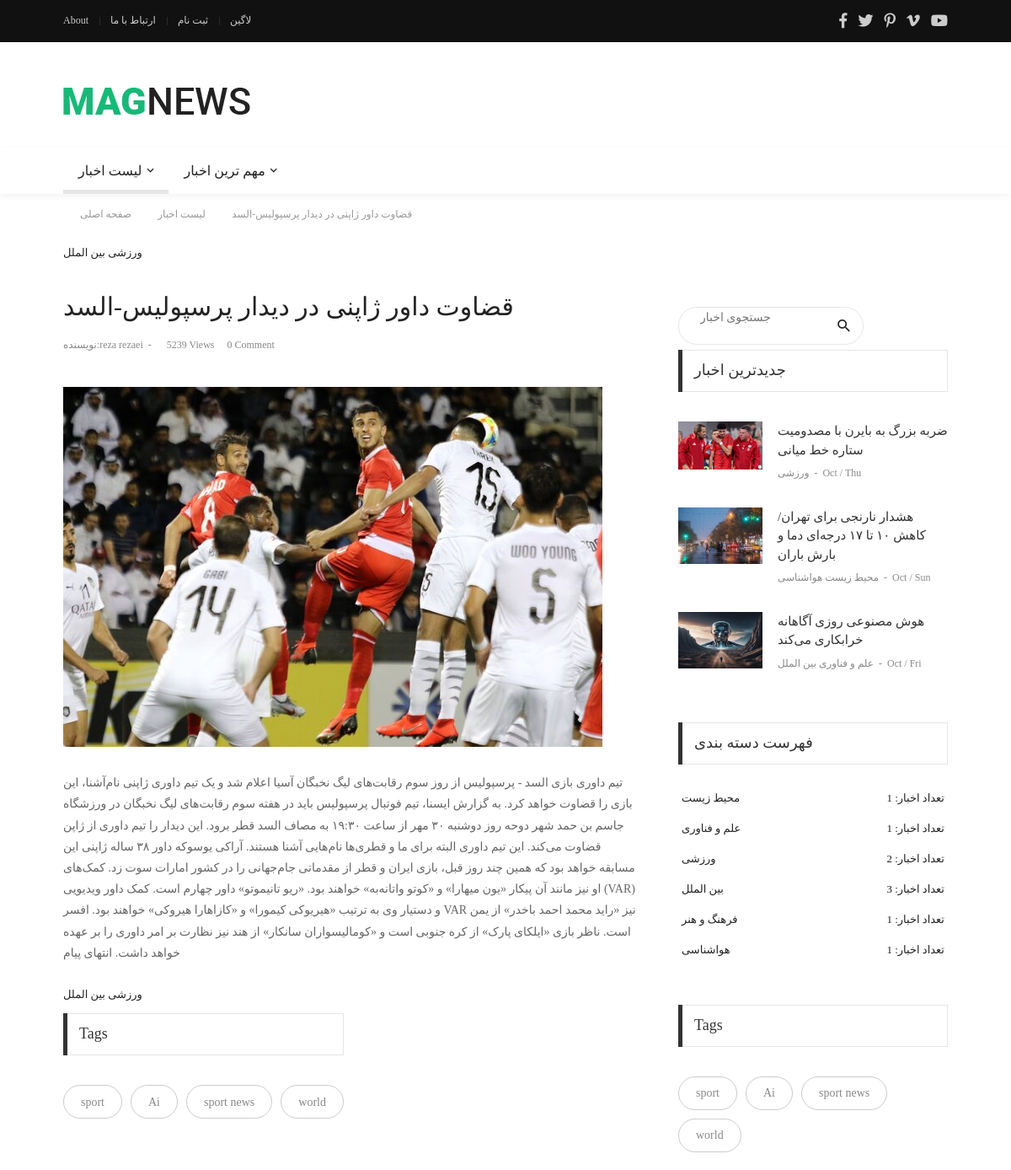
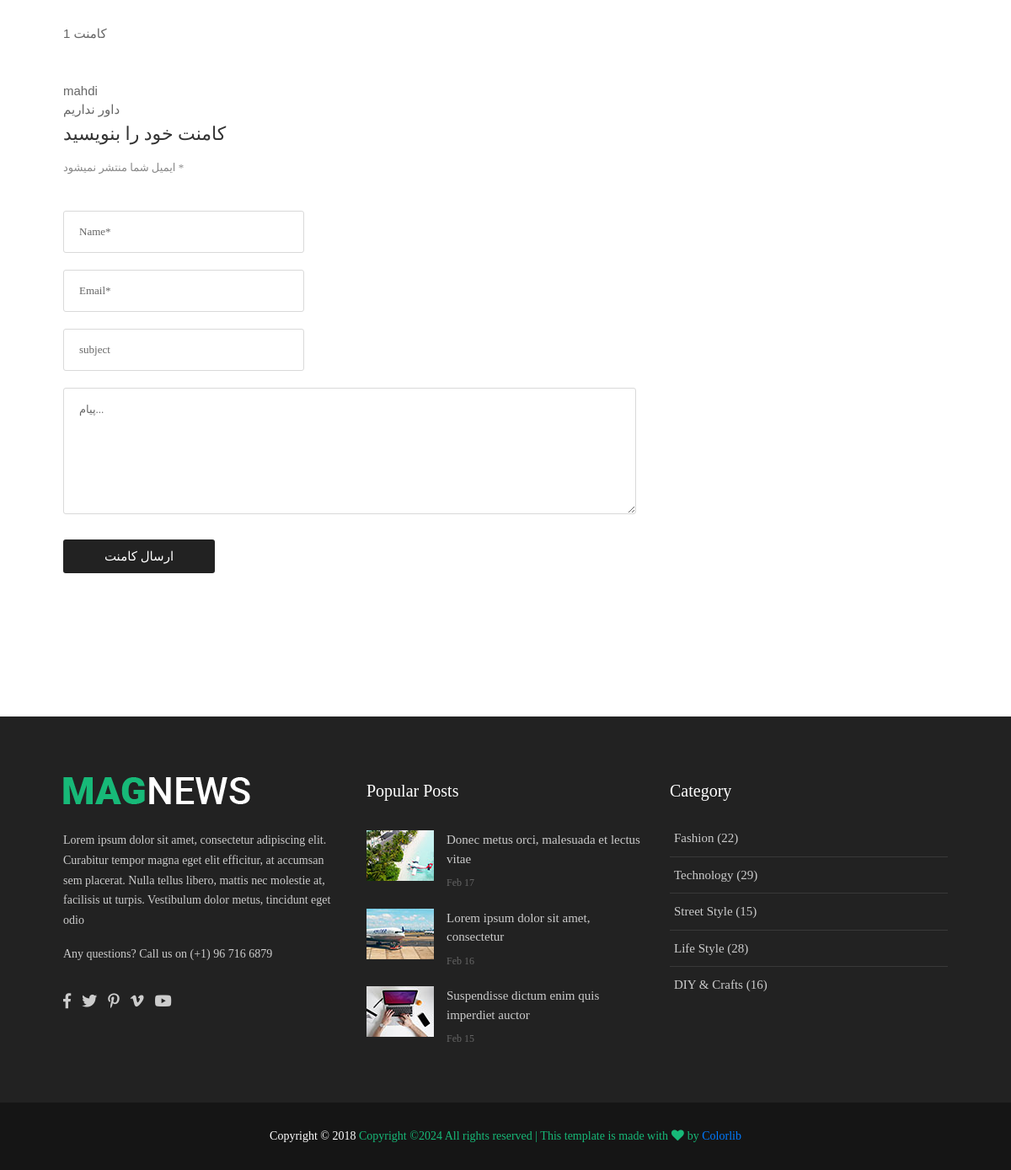
Page /blog/1/ on the committed database (2 pictures, top to bottom).
### blog/models.py (models this page shows, shortened)
class Post(models.Model):
    title=models.CharField(max_length=255)
    description=models.TextField()
    author=models.ForeignKey(User,on_delete=models.CASCADE,null=True)
    active=models.BooleanField(default=False)
    created_time=models.DateTimeField(auto_now_add=True)
    updated_time=models.DateTimeField(auto_now=True)
    image=models.ImageField(upload_to='blog/images/',default='blog/images/rein.jpg')
    category=models.ManyToManyField('Category')
    breif_description=models.CharField(max_length=255,null=True,blank=True)
    tags=TaggableManager()
    class Meta:
        ordering = ['-created_time']

class Category(models.Model):
    title = models.CharField(max_length=255)
    def __str__(self):
        return self.title

class Comment(models.Model):
    post=models.ForeignKey(Post,on_delete=models.CASCADE)
    name=models.CharField(max_length=255)
    email=models.EmailField()
    subject=models.CharField(max_length=255)
    message=models.TextField()
    active=models.BooleanField(default=False)
    created_time=models.DateTimeField(auto_now=True)
    class Meta:
        ordering = ['-created_time']

### blog/views.py (the view)
# urls.py: path('<int:num>/',views.blog_detail,name='post_detail'),
def blog_detail(request,num):
    post=get_object_or_404(Post,id=num,active=1)
    comments=Comment.objects.filter(post=post,active=1)
    if request.method == 'POST':
        form=CommentForm(request.POST)
        if form.is_valid():
            form.save()
            messages.success(request, 'کامنت شما ثبت شد منتظر تایید کامنت خود باشید.')
            return redirect('/')
    form=CommentForm
    context={'post':post,'comments':comments,'forms':form}
    return render(request, 'blog/blog-detail.html',context)

### blog/templatetags/blog_tags.py (called while the page is built)
@register.inclusion_tag('blog/includes/blog-recent.html')
def recent_news():
    posts=Post.objects.filter(active=1).order_by('-created_time')[:3]
    return {'posts': posts}

@register.filter
def jalali_date(value):
    return JalaliDate(value).strftime("%Y/%m/%d")

@register.inclusion_tag('blog/includes/blog-categories.html')
def category():
    categories =Category.objects.all()
    posts=Post.objects.filter(active=1)
    categories_count={}
    for cat in categories:
        categories_count[cat]=posts.filter(category__title=cat).count()
    return{'categories_count': categories_count}

@register.inclusion_tag('blog/includes/blog-tags.html')
def news_tags():
    posts=Post.objects.filter(active=1)
    return {'posts':posts}

### templates/blog/blog-detail.html (shortened to what this page needs)
{% extends "base.html" %}
{% load blog_tags %}
{% load static %}
{% block content %}
	<div class="container">
		<div class="headline bg0 flex-wr-sb-c p-rl-20 p-tb-8">
			<div class="f2-s-1 p-r-30 m-tb-6">
				<a href="/" class="breadcrumb-item f1-s-3 cl9">
					صفحه اصلی
				</a>
				<a href="{% url 'blog:blog'%}" class="breadcrumb-item f1-s-3 cl9">
					لیست اخبار
				</a>
				<span class="breadcrumb-item f1-s-3 cl9">
					{{ post.title}}
				</span>
			</div>
		</div>
	</div>
	<section class="bg0 p-b-140 p-t-10">
		<div class="container">
			<div class="row justify-content-center">
				<div class="col-md-10 col-lg-8 p-b-30">
					<div class="p-r-10 p-r-0-sr991">
						<div class="p-b-70">
							{% for cat in post.category.all %}
							<a href="{% url 'blog:category' cat=cat.title %}" class="f1-s-10 cl2 hov-cl10 trans-03 text-uppercase">
								{{cat.title}}
							</a>
							{% endfor %}
							<h3 class="f1-l-3 cl2 p-b-16 p-t-33 respon2">
								{{ post.title}}
							</h3>
							<div class="flex-wr-s-s p-b-40">
								<span class="f1-s-3 cl8 m-r-15">
									<a href="{% url 'blog:author' author=post.author %}" class="f1-s-4 cl8 hov-cl10 trans-03">
										نویسنده:{{post.author.get_full_name}}
									</a>
									<span class="m-rl-3">-</span>
								</span>
								<span class="f1-s-3 cl8 m-r-15">
									5239 Views
								</span>
								<a href="#" class="f1-s-3 cl8 hov-cl10 trans-03 m-r-15">
									0 Comment
								</a>
							</div>
							<div class="wrap-pic-max-w p-b-30">
								<img src="{{post.image.url}}" alt="IMG">
							</div>
							<p class="f1-s-11 cl6 p-b-25">
								{{post.description}}
							</p>
							{% for cat in post.category.all %}
							<a href="{% url 'blog:category' cat=cat.title %}" class="f1-s-10 cl2 hov-cl10 trans-03 text-uppercase">
								{{cat.title}}
							</a>
							{% endfor %}
							<div class="flex-s-s p-t-12 p-b-15">
								{% news_tags %}
							</div>
						</div>
						<div class="content">
							<div class="sidebar-heading">
								<h2>{{comments|length}} کامنت</h2>
							  </div>
							<br>
							<ul>
							  {% for comment in comments %}
							  <li>
								<div class="author-thumb">
								</div>
								<div class="right-content">
								  <h4>{{comment.name}}</h4>
								  <p>{{comment.message}}</p>
								</div>
							  </li>
							  {% endfor %}
							</ul>
						  </div>
						<div>
							<h4 class="f1-l-4 cl3 p-b-12">
								کامنت خود را بنویسید
							</h4>
							<p class="f1-s-13 cl8 p-b-40">
								ایمیل شما منتشر نمیشود *
							</p>
							<form id="comment" action="{% url 'blog:post_detail' num=post.id %}" method="post">
								<input class="bo-1-rad-3 bocl13 size-a-16 f1-s-13 cl5 plh6 p-rl-18 m-b-20" type="text" name="نام" placeholder="Name*">
								<input class="bo-1-rad-3 bocl13 size-a-16 f1-s-13 cl5 plh6 p-rl-18 m-b-20" type="email" name="ایمیل" placeholder="Email*">
								<input class="bo-1-rad-3 bocl13 size-a-16 f1-s-13 cl5 plh6 p-rl-18 m-b-20" type="text" name="موضوع" placeholder="subject">
								<textarea class="bo-1-rad-3 bocl13 size-a-15 f1-s-13 cl5 plh6 p-rl-18 p-tb-14 m-b-20" type="text" name="message" placeholder="پیام..."></textarea>
								<button type='submit' class="size-a-17 bg2 borad-3 f1-s-12 cl0 hov-btn1 trans-03 p-rl-15 m-t-10">
									ارسال کامنت
								</button>
							</form>
						</div>
					</div>
				</div>
				<div class="col-md-10 col-lg-4 p-b-30">
					<div class="p-l-10 p-rl-0-sr991 p-t-70">
						{% include 'blog/includes/blog-search.html' %}
						{% recent_news %}
						{% category %}
						{% news_tags %}
					</div>
				</div>
			</div>
		</div>
	</section>
	{% endblock content%}

### templates/blog/includes/blog-tags.html
<div>
    <div class="how2 how2-cl4 flex-s-c m-b-30">
      <h3 class="f1-m-2 cl3 tab01-title">Tags</h3>
    </div>
    <div class="flex-wr-s-s m-rl--5">
    {% for post in posts %}
      {%for tag in post.tags.all %}
      <a href="#" class="flex-c-c size-h-2 bo-1-rad-20 bocl12 f1-s-1 cl8 hov-btn2 trans-03 p-rl-20 p-tb-5 m-all-5">
        {{tag.name}}
      </a>
      {%  endfor %}
    {% endfor %}
    </div>
  </div>

### templates/blog/includes/blog-recent.html (shortened to what this page needs)
  <div class="p-b-30">
    <div class="how2 how2-cl4 flex-s-c">
      <h3 class="f1-m-2 cl3 tab01-title">جدیدترین اخبار</h3>
    </div>
    <ul class="p-t-35">
      {% for post in posts%}
      <li class="flex-wr-sb-s p-b-30">
        <a href="#" class="size-w-10 wrap-pic-w hov1 trans-03">
          <img src="{{post.image.url}}" alt="IMG">
        </a>
        <div class="size-w-11">
          <h6 class="p-b-4">
            <a href="{% url 'blog:post_detail' num=post.id %}" class="f1-s-5 cl3 hov-cl10 trans-03">
             {{post.title}}
            </a>
          </h6>
          <span class="cl8 txt-center p-b-24">
            {% for cat in post.category.all %}
            <a href="{% url 'blog:category' cat=cat.title %}" class="f1-s-6 cl8 hov-cl10 trans-03">
              {{cat.title}}
            </a>
            {% endfor %}
            <span class="f1-s-3 m-rl-3">
              -
            </span>
            <span class="f1-s-3">
              {{post.updated_time | date:" M / D"}}
            </span>
          </span>
        </div>
      </li>
      {%endfor%}
    </ul>
  </div>

### templates/blog/includes/blog-categories.html (shortened to what this page needs)
  <div class="p-b-37">
    <div class="how2 how2-cl4 flex-s-c">
      <h3 class="f1-m-2 cl3 tab01-title">
        فهرست دسته بندی
      </h3>
    </div>
    <ul class="p-t-32">
    {% for cat,num in categories_count.items %}
      <li class="p-rl-4 p-b-19">
        <a href="{% url 'blog:category' cat=cat.title %}" class="flex-wr-sb-c f1-s-10 text-uppercase cl2 hov-cl10 trans-03">
          <span>
         {{cat}}
          </span>
          <span>
            تعداد اخبار:
            {{num}}
          </span>
        </a>
      </li>
    {% endfor %}
    </ul>
  </div>

### staticfiles/css/main.css (style rules this page uses)
.container { max-width: 1080px; }
.tab01-title { padding-right: 25px; }
body { padding-right: 0px !important; }
.breadcrumb-item { display: -webkit-box; display: -webkit-flex; display: -moz-box; display: -ms-flexbox; display: flex; }
.breadcrumb-item+.breadcrumb-item::before { height: 100%; content: "\f105"; font-family: FontAwesome; font-size: 12px; padding-right: 10px; padding-left: 12px; color: #999; }
.bocl12 { border-color: #ccc; }
.bocl13 { border-color: #d9d9d9; }
.cl0 { color: #fff; }
.cl2 { color: #222; }
.cl3 { color: #333; }
.cl5 { color: #555; }
.cl6 { color: #666; }
.cl8 { color: #888; }
.cl9 { color: #999; }
.f1-s-1 { font-family: Roboto-Regular; font-size: 14px; line-height: 1.7; }
.f1-s-3 { font-family: Roboto-Regular; font-size: 12px; line-height: 1.7; }
.f1-s-4 { font-family: Roboto-Bold; font-size: 12px; line-height: 1.7; }
.f1-s-5 { font-family: Roboto-Medium; font-size: 15px; line-height: 1.333333; }
.f1-s-6 { font-family: Roboto-Medium; font-size: 12px; line-height: 1.7; }
.f1-s-10 { font-family: Roboto-Bold; font-size: 13px; line-height: 1.3; }
.f1-s-11 { font-family: Roboto-Regular; font-size: 14px; line-height: 1.8; }
.f1-s-12 { font-family: Roboto-Regular; font-size: 15px; line-height: 1.8; }
.f1-s-13 { font-family: Roboto-Regular; font-size: 13px; line-height: 1.7; }
.f2-s-1 { font-family: Lato-Regular; font-size: 14px; line-height: 1.7; }
.f1-m-2 { font-family: Roboto-Medium; font-size: 18px; line-height: 1.333333; }
.f1-l-3 { font-family: Roboto-Medium; font-size: 30px; line-height: 1.3; }
.f1-l-4 { font-family: Roboto-Bold; font-size: 22px; line-height: 1.545454; }
.size-a-15 { width: 100%; min-height: 150px; }
.size-a-16 { width: 100%; max-width: 286px; height: 50px; }
.size-a-17 { max-width: 100%; min-width: 180px; height: 40px; }
.size-w-10 { width: 100px; }
.size-w-11 { width: calc(100% - 118px); }
.size-h-2 { min-height: 40px; }
.bg0 { background-color: #fff; }
.bg2 { background-color: #222; }
.how2 { height: 50px; border: 1px solid #e6e6e6; padding: 0 18px; position: relative; }
.how2::before { content: ""; display: block; position: absolute; width: 5px; height: calc(100% + 2px); top: -1px; left: -1px; }
.how2-cl4::before { background-color: #333; }
.wrap-pic-s, .wrap-pic-max-s, .wrap-pic-w, .wrap-pic-max-w, .wrap-pic-h, .wrap-pic-max-h { display: block; }
.wrap-pic-w > img { width: 100%; }
.wrap-pic-max-w > img { max-width: 100%; }

### rows in the picture
Post: title "قضاوت داور ژاپنی در دیدار پرسپولیس-السد", author.get_full_name "reza rezaei", image (picture), description "تیم داوری بازی السد - پرسپولیس از روز سوم رقابت‌های لیگ نخبگان آسیا اعلام شد و یک تیم داوری ژاپنی نام‌آشنا، این بازی را قضاوت خواهد کرد. به گزارش ایسنا، تیم فوتبال پرسپولیس باید در هفته سوم رقابت‌های لیگ نخبگان در ورزشگاه جاسم بن حمد شهر دوحه روز دوشنبه ۳۰ مهر از ساعت ۱۹:۳۰ به مصاف السد قطر برود. این دیدار را تیم داوری از ژاپن قضاوت می‌کند. این تیم داوری البته برای ما و قطری‌ها نام‌هایی آشنا هستند. آراکی یوسوکه داور ۳۸ ساله ژاپنی این مسابقه خواهد بود که همین چند روز قبل، بازی ایران و قطر از مقدماتی جام‌جهانی را در کشور امارات سوت زد. کمک‌های او نیز مانند آن پیکار «یون میهارا» و «کوتو واتانه‌به» خواهند بود. «ریو تانیموتو» داور چهارم است. کمک داور ویدیویی (VAR) و دستیار وی به ترتیب «هیریوکی…"
Category: title "ورزشی", num "2"
Category: title "بین الملل", num "3"
Post: image (picture), title "ضربه بزرگ به بایرن با مصدومیت ستاره خط میانی", updated_time "Oct / Thu"
Tag: name "sport"
Post: image (picture), title "هوش مصنوعی روزی آگاهانه خرابکاری می‌کند", updated_time "Oct / Fri"
Tag: name "Ai"
Tag: name "sport news"
Tag: name "world"
Comment: name "mahdi", message "داور نداریم"
Post: image (picture), title "هشدار نارنجی برای تهران/ کاهش ۱۰ تا ۱۷ درجه‌ای دما و بارش باران", updated_time "Oct / Sun"
Category: title "محیط زیست", id "1"
Category: title "هواشناسی", num "1"
Category: title "علم و فناوری", num "1"
Category: title "فرهنگ و هنر", num "1"

### other values in the picture
{{ comments|length }} "1"
